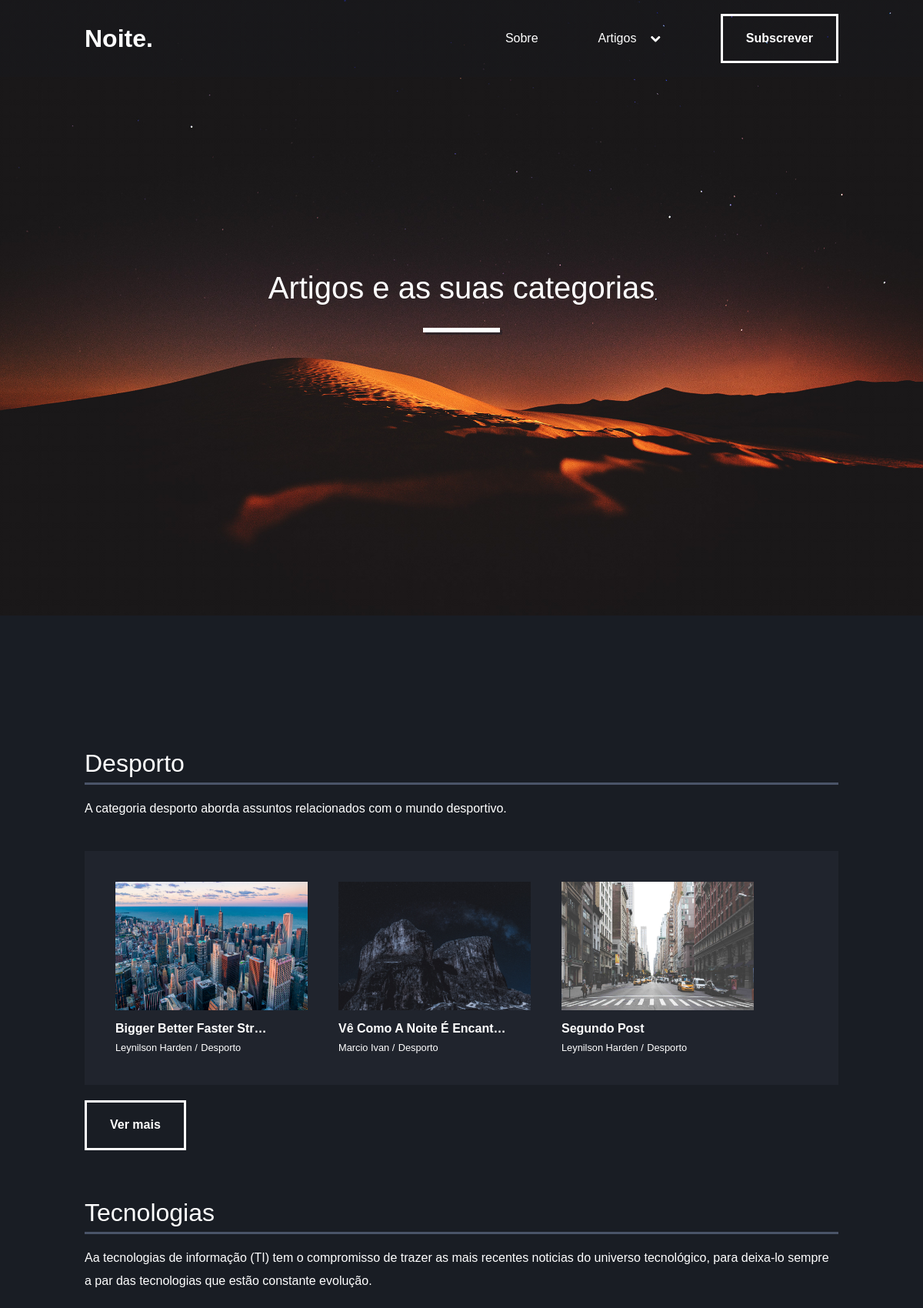
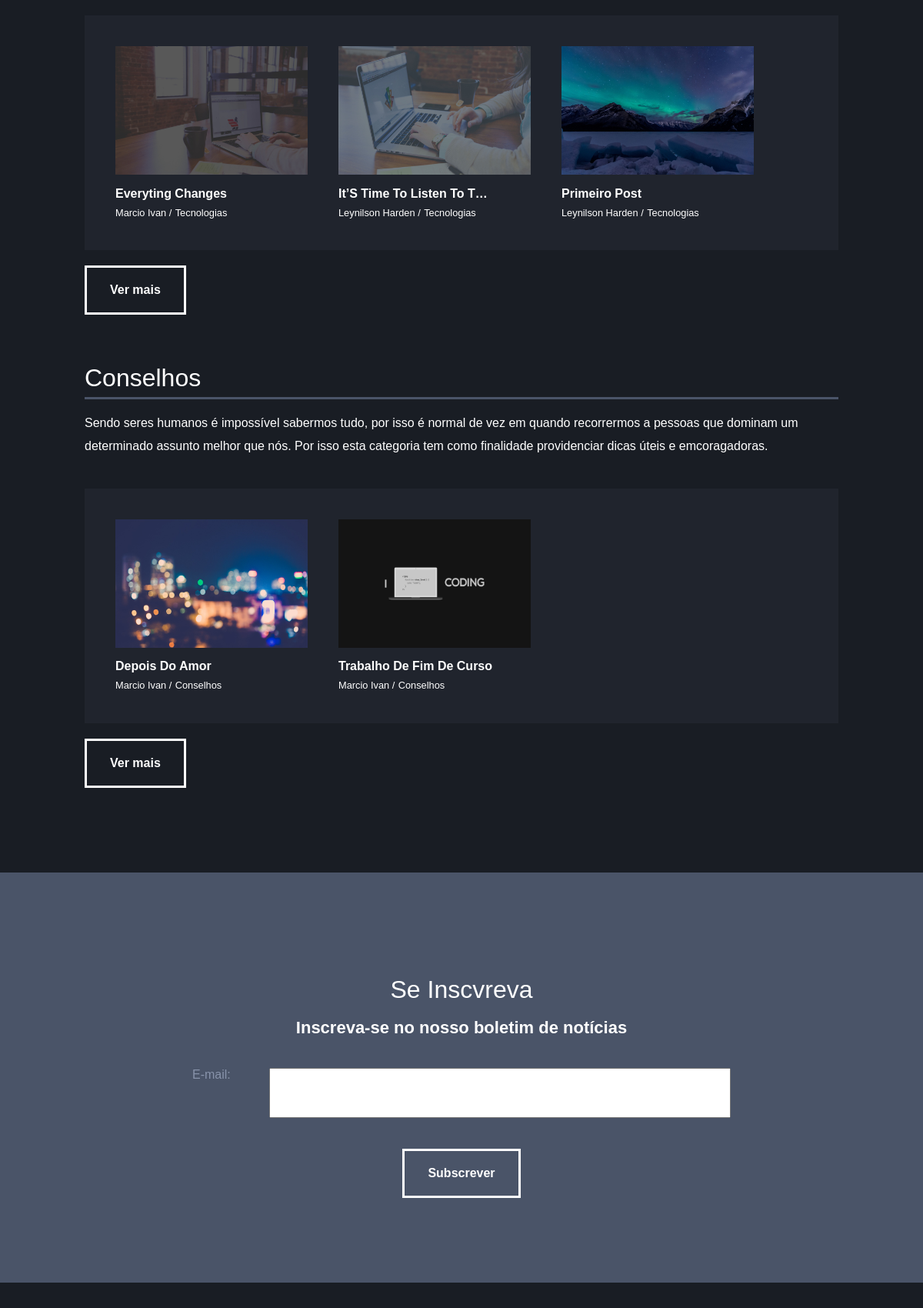
Page /categorias/ (upper part) on the committed database (2 pictures, top to bottom).
### blog/models.py (models this page shows, shortened)
class Categoria(models.Model):
    publicacoes = models.ForeignKey(
        "blog.publicacao",
        on_delete=models.CASCADE,
        related_name='publicacoes'
    )
    nome = models.CharField(max_length=100, unique=True)
    descricao = models.TextField()
    def __str__(self):
        return self.nome

class Publicacao(models.Model):
    autor = models.ForeignKey(
        User,
        on_delete=models.CASCADE,
        related_name='publicacoes'
    )
    tag = models.ManyToManyField(
        'blog.Tag',
        related_name='publicacoes'
    )
    categoria = models.ForeignKey(Categoria, on_delete=models.CASCADE)
    imagem = models.ImageField(upload_to='images/')
    slug = models.SlugField(max_length=200, unique=True)
    titulo = models.CharField(max_length=200, unique=True)
    conteudo = models.TextField()
    condicao = models.IntegerField('Condição', choices=CONDICAO, default=0)
    criado_em = models.DateTimeField('Data de criação', auto_now_add=True)
    modificado_em = models.DateTimeField('Ultima alteração', auto_now=True)
    class Meta:
        ordering = ['-criado_em']

### blog/views.py (the view, shortened to what this page needs)
# urls.py: path('categorias/', Categorias.as_view(), name='categorias'),
class Categorias(ListView):
    template_name = 'blog/categorias.html'
    context_object_name = 'categorias'
    model = Categoria
    def get_context_data(self, **kwargs):
        context = super().get_context_data(**kwargs)
        context['publicacoes'] = Publicacao.objects.filter(condicao=1).order_by('-criado_em')
        context['subscrever_form'] = SubscreverForm()
        return context

### blog/forms.py
class SubscreverForm(forms.ModelForm):
    class Meta:
        model = ViwerEmail
        fields = ('email',)
        labels = {
            'email': _('E-mail'),
        }

### blog/templates/blog/categorias.html
{% extends "base.html" %} {% load static %} {% block header %}
<header style="background-image:url('{% static 'images/header-background.jpg' %}');">
  {% include "navbar.html" %} {% block base_title %}
    <div class="center-align">
      <h1> Artigos e as suas categorias</h1>
      <hr>
    </div>
  {% endblock base_title %}
</header>
{% endblock header %} {% block content %}
<div class="linha categorias">
    {% for categoria in categorias %}
      <div class="twelve colunas">
        <div class="categoria">
          <h2> {{ categoria.nome }} </h2>
          <p> {{ categoria.descricao }} </p>
        </div>
        <div class="artigos-bottom" style="padding:40px 20px 0px; margin-bottom:20px;">
          {% for publicacao in publicacoes  %}
            {% if publicacao.categoria == categoria %}
            <div class="colunas">
              <div class="artigo">
                <div class="artigo-header">
                  <a href="{% url 'ver-publicacao' publicacao.slug  %}">
                    <img src="{% static publicacao.imagem.name %}" alt="imagem da publicacao">
                  </a>
                  <div class="titulo">
                    <h4> {{ publicacao.titulo|title|truncatechars:25 }} </h4>
                    <small> {{ publicacao.autor.get_full_name }} /</small>
                    <small> {{ publicacao.categoria }} </small>
                  </div>
                </div>
              </div>
            </div>
            {% endif %}
          {% endfor %}
        </div>
          <a href="{% url 'artigos-por-categoria' categoria.id %}" class="btn-bordado">Ver mais</a>
      </div>
    {% endfor %}
</div>
{% endblock content %}

### templates/static/base.css (style rules this page uses)
:root { --escuro: hsl(220, 17%, 12%); --escuro2: hsl(220, 17%, 15%); --cor-de-borda: hsl(220, 17%, 20%); --subscrever: hsl(220, 17%, 35%); --claro: hsl(220, 17%, 60%); }
*, *:before, *:after { box-sizing: border-box; -moz-box-sizing: border-box; -webkit-box-sizing: border-box; }
html { font-family: futura, helvetica, sans-serif; }
body { color: #fff; font-size: 16px; font-weight: normal; -webkit-text-size-adjust: 100%; -webkit-font-smoothing: antialiased; background-color: var(--escuro); }
h1 { font-size: 40px; line-height: 53px; font-weight: normal; margin-bottom: 16px; }
h2 { font-size: 32px; line-height: 30px; font-weight: normal; margin-bottom: 16px; }
header { height: 100vh; margin: 0 auto; min-height: 500px; max-height: 800px; background-size: cover; background-position: center; background-repeat: no-repeat; background-image: url("img/noite2.jpeg"); }
header h1 { margin: 0 auto; font-size: 40px; max-width: 700px; line-height: 53px; text-align: center; font-weight: normal; }
header hr { height: 6px; width: 100px; border: none; margin-top: 25px; background-color: #fff; box-shadow: 3px 3px hsla(220, 17%, 12%, .5); }
.btn-bordado { color: #fff; cursor: pointer; font-weight: bold; padding: 20px 30px; display: inline-block; border: 3px solid #fff; background-color: transparent; transition: background-color .2s ease-in-out, color .2s ease-in-out; }
.center-align { width: 100%; height: 100%; display: flex; align-content: center; flex-direction: column; justify-content: center; }
.center-align h1 { margin-top: 0; }

### blog/static/blog/blog.css (style rules this page uses)
p { line-height: 30px; margin-bottom: 40px; }
hr { height: 3px; border: none; margin-bottom: 20px; background-color: #2b313d; }
form label { color: hsl(220, 17%, 60%); text-align: start; }
#id_nome, #id_email { height: 65px; padding: 0px 40px; }
.artigo { margin-bottom: 40px; }
.artigo img { width: 100%; height: auto; }
.artigo h4 { margin: 20px 0px; line-height: 30px; }
.artigos-bottom { display: flex; padding-top: 40px; overflow-x: scroll; background-color: var(--escuro2); }
.artigos-bottom .artigo { max-width: 250px; min-width: 250px; }
.artigos-bottom .artigo-header { position: relative; }
.artigos-bottom h4 { margin: 5px 0px 0px; }
.artigos-bottom img { height: 167px; }
.categorias { padding: 110px 0px; }
.categoria { padding-top: 40px; }
.categoria h2 { padding-bottom: 10px; border-bottom: 3px solid hsl(220, 17%, 35%); }

### templates/static/norm.css (style rules this page uses)
html { line-height:1.15;-webkit-text-size-adjust:100%;scroll-behavior:smooth }
body { margin:0 }
h1 { font-size:2em;margin:.67em 0 }
hr { box-sizing:content-box;height:0;overflow:visible }
a { background-color:transparent }
small { font-size:80% }
img { border-style:none }
button,input,optgroup,select,textarea { font-family:inherit;font-size:100%;line-height:1.15;margin:0 }
button,input { overflow:visible }
article,aside,details,figcaption,figure, footer,header,hgroup,menu,nav,section { display: block; }
a { color: inherit; text-decoration: none; }

### templates/static/grid.css (style rules this page uses)
.linha { width: 96%; max-width: 1020px; margin: 0 auto; }
.linha:before, .linha:after { content: " "; display: table; }
.linha:after { clear: both; }
.coluna, .colunas { position: relative; padding: 0 20px; min-height: 1px; float: left; }
[class*="coluna"]+[class*="coluna"]:last-child { float: right; }
.linha .twelve { width: 100%; }

### rows in the picture
Categoria: nome "Desporto", descricao "A categoria desporto aborda assuntos relacionados com o mundo desportivo."
Publicacao: imagem (picture), titulo "Bigger Better Faster Str…", autor.get_full_name "Leynilson Harden", categoria "Desporto"
Publicacao: imagem (picture), titulo "Vê Como A Noite É Encant…", autor.get_full_name "Marcio Ivan", categoria "Desporto"
Publicacao: imagem (picture), titulo "Segundo Post", autor.get_full_name "Leynilson Harden", categoria "Desporto"
Categoria: nome "Tecnologias", descricao "Aa tecnologias de informação (TI) tem o compromisso de trazer as mais recentes noticias do universo tecnológico, para deixa-lo sempre a par das tecnologias que estão constante evolução."
Publicacao: imagem (picture), titulo "Everyting Changes", autor.get_full_name "Marcio Ivan", categoria "Tecnologias"
Publicacao: imagem (picture), titulo "It’S Time To Listen To T…", autor.get_full_name "Leynilson Harden", categoria "Tecnologias"
Publicacao: imagem (picture), titulo "Primeiro Post", autor.get_full_name "Leynilson Harden", categoria "Tecnologias"
Categoria: nome "Conselhos", descricao "Sendo seres humanos é impossível sabermos tudo, por isso é normal de vez em quando recorrermos a pessoas que dominam um determinado assunto melhor que nós. Por isso esta categoria tem como finalidade providenciar dicas úteis e emcoragadoras."
Publicacao: imagem (picture), titulo "Depois Do Amor", autor.get_full_name "Marcio Ivan", categoria "Conselhos"
Publicacao: imagem (picture), titulo "Trabalho De Fim De Curso", autor.get_full_name "Marcio Ivan", categoria "Conselhos"
